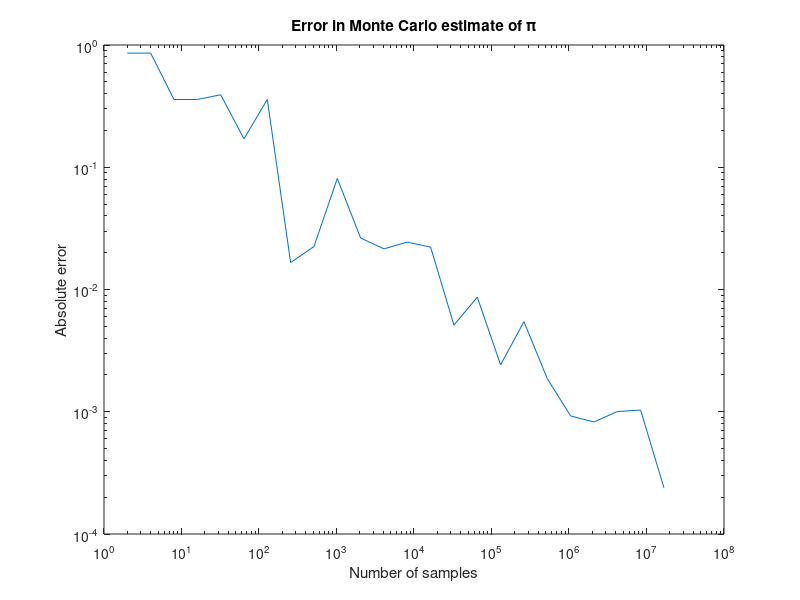

This chart was generated by the following MATLAB code:
%% Example of Monte Carlo error estimate
% Author: Oliver Sheridan-Methven, September 2018.
% 
% For Monte Carlo methods we estimate a quantity by associating its
% value to some corresponding expectation, and then estimate this 
% expected value by simulating many random instances and taking the
% average. 
%

%% Hidding code
%
%
% We probably don't want to show the author all the code we wrote, but 
% maybe a few very choice snippets. To achieve this set the 
% **include code** option to |false| in the publishing options. 

%% Unbiased estimators
% 
% The typical unbiased estimator that we use for the mean $\mu$ is the the
% emprical average $\hat{\mu}$ where 
% 
% $$\hat{\mu} = \frac{1}{N}\sum_{i=1}^N X_i $$
% 
% where $\hat{\mu}$ is unbiased because $E(\hat{\mu}) = \mu$.

%%
N = 10000; % Number of samples
pi_mean = 0.0;
pi_exact = pi;

for i=1:N
   x = rand();
   y = rand();
   pi_mean =  pi_mean + ((x^2 + y^2) <= 1.0);
end

pi_mean = pi_mean * 4.0 / N;
pi_error = pi_mean - pi_exact;

%% Error in the estimates 
% If we want to show the user some results (as we likely do), then it is
% helpful to plot these.

M = 24;
x = zeros(1,M);
y = zeros(1,M);
for i=1:M
    N = 2^i;
    x(i) = N;
    y(i) = abs(mean(((rand(1,N).^2 + rand(1,N).^2) <= 1.0)) * 4 - pi);
end
loglog(x,y)
title('Error in Monte Carlo estimate of \pi')
xlabel('Number of samples')
ylabel('Absolute error')

%
% General code comments (not for the reader) are hidden by not opening them
% with a leading double %% symbol. 
% 

%%
% We can see from this that as we increase the number of samples to around 
% a million we have an answer correct to about 4 decimal places. Hence, 
% while this works, it is not very efficient. 

%% More markdown features
% For more features please familiarise yourself with
% <https://ch.mathworks.com/help/matlab/matlab_prog/marking-up-matlab-comments-for-publishing.html>
